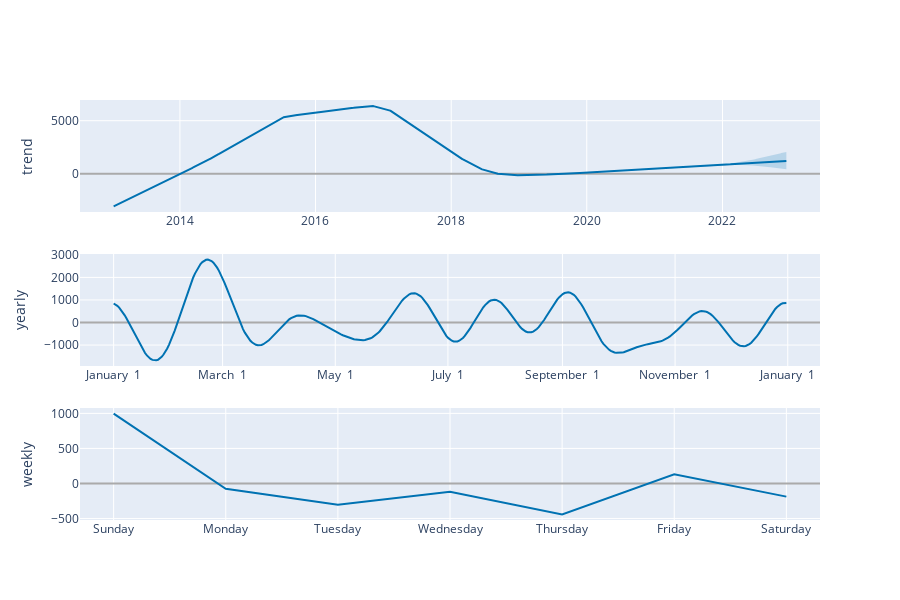

The code cell stored with this chart in its notebook:
### Code cell
#plotting diffrent components
plot_components_plotly(Dine_m, Dine_forecast)

### Figure 1 — Plotly figure (JSON) as saved in the notebook; plotly's stock layout.template omitted (floating-point values rounded to 4 significant figures; data arrays with more than 128 entries replaced by an {"elided": "..."} marker saying what was removed)
{"data": [{"line": {"color": "#0072B2", "width": 2}, "mode": "lines", "name": "trend", "type": "scatter", "x": {"elided": "3367 str values"}, "xaxis": "x", "y": {"elided": "3367 float values"}, "yaxis": "y"}, {"line": {"color": "rgba(0, 114, 178, 0.2)", "width": 0}, "mode": "lines", "name": "trend_upper", "type": "scatter", "x": {"elided": "3367 str values"}, "xaxis": "x", "y": {"elided": "3367 float values"}, "yaxis": "y"}, {"fill": "tonexty", "fillcolor": "rgba(0, 114, 178, 0.2)", "line": {"color": "rgba(0, 114, 178, 0.2)", "width": 0}, "mode": "lines", "name": "trend_lower", "type": "scatter", "x": {"elided": "3367 str values"}, "xaxis": "x", "y": {"elided": "3367 float values"}, "yaxis": "y"}, {"line": {"color": "#0072B2", "width": 2}, "mode": "lines", "name": "yearly", "type": "scatter", "x": {"elided": "365 str values"}, "xaxis": "x2", "y": {"elided": "365 float values"}, "yaxis": "y2"}, {"line": {"color": "#0072B2", "width": 2}, "mode": "lines", "name": "weekly", "type": "scatter", "x": ["2017-01-01T00:00:00", "2017-01-02T00:00:00", "2017-01-03T00:00:00", "2017-01-04T00:00:00", "2017-01-05T00:00:00", "2017-01-06T00:00:00", "2017-01-07T00:00:00"], "xaxis": "x3", "y": [996.9, -76.49, -303.1, -117.2, -442.0, 130.3, -188.4], "yaxis": "y3"}], "layout": {"height": 600, "showlegend": false, "width": 900, "xaxis": {"anchor": "y", "domain": [0, 1], "range": ["2012-07-11T20:24:00", "2023-06-10T03:36:00"], "type": "date"}, "xaxis2": {"anchor": "y2", "domain": [0, 1], "range": ["2016-12-13T18:54:02.958904115", "2018-01-18T11:04:57.863013581"], "tickformat": "%B %e", "type": "date"}, "xaxis3": {"anchor": "y3", "domain": [0, 1], "range": ["2016-12-31T16:48:00", "2017-01-07T07:12:00"], "tickformat": "%A", "type": "date"}, "yaxis": {"anchor": "x", "domain": [0.7333, 1], "rangemode": "normal", "title": {"text": "trend"}, "zerolinecolor": "#AAA"}, "yaxis2": {"anchor": "x2", "domain": [0.3667, 0.6333], "title": {"text": "yearly"}, "zerolinecolor": "#AAA"}, "yaxis3": {"anchor": "x3", "domain": [0, 0.2667], "title": {"text": "weekly"}, "zerolinecolor": "#AAA"}}}
